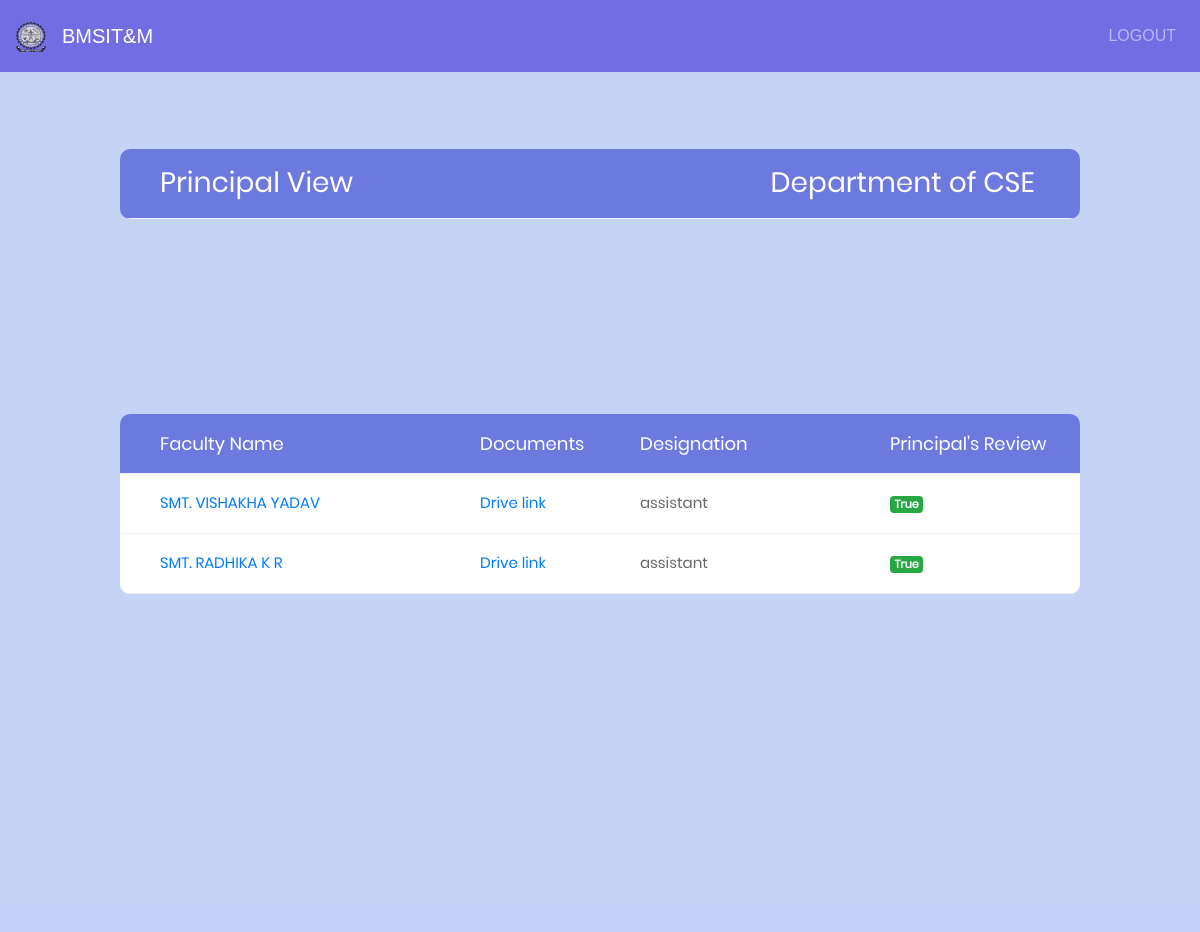
/principal_display/CSE, run on an earlier commit of the app's database.
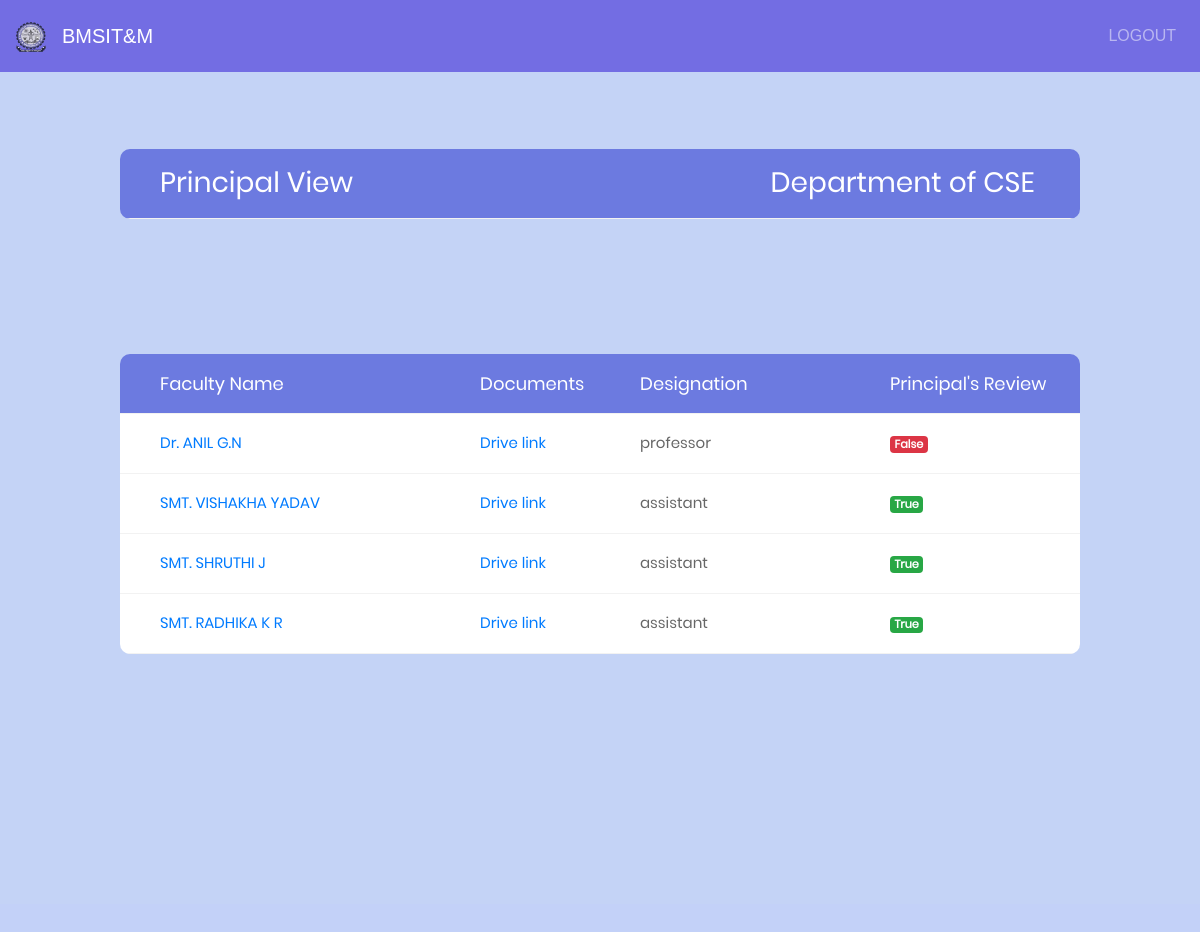
And on a later commit of the database.
### facform1/models.py (models this page shows, shortened)
class User(AbstractUser):
	phone = models.BigIntegerField(null=True)
	department = models.ForeignKey('Department', on_delete=models.CASCADE,null=True)
	designation = models.ForeignKey('Designation', on_delete=models.CASCADE,null=True)
	teach_status = models.BooleanField(default=False)
	hod_status = models.BooleanField(default=False)
	principal_status = models.BooleanField(default=False)
	doc_link = models.CharField(max_length=2000, blank=True, null=True)
	info = models.CharField(max_length=20, blank=True, null=True)

class Designation(models.Model):
	name = models.CharField(max_length=20, blank=True, null=True)
	def __str__(self):
		return self.name

### facform1/views.py (the view)
# urls.py: url(r'^principal_display/(?P<dept>[\w\-]+)$', views.principal_display,name="principal_display"),
def principal_display(request,dept):
	print(dept)
	hod = User.objects.filter(department__name=dept).filter(designation__pk = 8).filter(teach_status=True)
	teach = User.objects.filter(department__name=dept).filter(designation__pk = 9).filter(hod_status=True)
	teach1 = User.objects.filter(department__name=dept).filter(designation__pk = 10).filter(hod_status=True)
	teach3 = list(chain(teach,teach1))
	teach2 = User.objects.filter(department__name=dept).filter(designation__pk = 11).filter(hod_status=True)
	dept = {'dept':dept,'hod':hod,'teach3':teach3,'teach2':teach2}
	return render(request,'principal_display.html',context=dept)

### templates/principal_display.html (shortened to what this page needs)
<!DOCTYPE html>
{% load staticfiles %}
<html lang="en">
<head>
	<link rel="stylesheet" type="text/css" href="{% static "vendor/bootstrap/css/bootstrap.min.css" %}">
	<link rel="stylesheet" type="text/css" href="{% static "fonts/font-awesome-4.7.0/css/font-awesome.min.css" %}">
	<link rel="stylesheet" type="text/css" href="{% static "vendor/animate/animate.css" %}">
	<link rel="stylesheet" type="text/css" href="{% static "vendor/select2/select2.min.css" %}">
	<link rel="stylesheet" type="text/css" href="{% static "vendor/perfect-scrollbar/perfect-scrollbar.css" %}">
	<link rel="stylesheet" type="text/css" href="{% static "css/util.css" %}">
	<link rel="stylesheet" type="text/css" href="{% static "css/main1.css" %}">
</head>
<body style="background:#c3d1f8">
	{% include 'partials/nav_primary.html' %}
	<div style="margin-top:-18%;" class="limiter">
		<div class="container-table100">
			<div class="wrap-table100">
					<div class="table">
						<div class="row header">
							<div class="cell">
								<h3>Principal View</h3>
							</div>
							<div class="cell">
								<h3>Department of {{dept}}</h3>
							</div>
						</div>
					</div>
						</div>
							</div>
						</div>
	<div style="margin-top:-40%;" class="limiter">
		<div class="container-table100">
			<div class="wrap-table100">
					<div class="table">
						<div class="row header">
							<div class="cell">
								Faculty Name
							</div>
							<div class="cell">
								Documents
							</div>
							<div class="cell">
								Designation
							</div>
              <div class="cell">
								Principal's Review
							</div>
            </div>
            {% for name in teach3 %}
						<div class="row">
							<div class="cell" data-title="Faculty Name">
								  <a {% if name.principal_status == False %} href="/principal_teacher1_display/{{name.pk}}" {% else %} href="#" {% endif %}>{{name.first_name}}</a>
							</div>
							<div class="cell" data-title="Documents">
								<a href="{{name.doc_link}}">Drive link</a>
							</div>
							<div class="cell" data-title="designation">
								<p>{{name.designation}}</p>
							</div>
              <div class="cell" data-title="prin-review">
                {% if name.principal_status %}
                <span class="badge badge-success">{{name.principal_status}}</span>
                {% else %}
                <span class="badge badge-danger">{{name.principal_status}}</span>
                {% endif %}
							</div>
						</div>
            {% endfor %}
            {% for name1 in teach2 %}
            <div class="row">
              <div class="cell" data-title="Faculty Name">
                  <a {% if name1.principal_status == False %} href="/principal_teacher_display/{{name1.pk}}" {% else %} href="#" {% endif %}>{{name1.first_name}}</a>
              </div>
              <div class="cell" data-title="Documents">
                <a href="{{name1.doc_link}}">Drive link</a>
              </div>
							<div class="cell" data-title="designation">
								<p>{{name1.designation}}</p>
							</div>
              <div class="cell" data-title="prin-review">
                {% if name1.principal_status %}
                <span class="badge badge-success">{{name1.principal_status}}</span>
                {% else %}
                <span class="badge badge-danger">{{name1.principal_status}}</span>
                {% endif %}
              </div>
            </div>
            {% endfor %}
					</div>
			</div>
		</div>
	</div>
</body>
</html>

What changed in the data, as far as the page shows it:
now on this page (row edited): User: first_name "Dr. ANIL G.N", designation "professor", principal_status "False", shown under "Department of CSE"
now on this page (row edited): User: first_name "SMT. SHRUTHI J", designation "assistant", principal_status "True"
